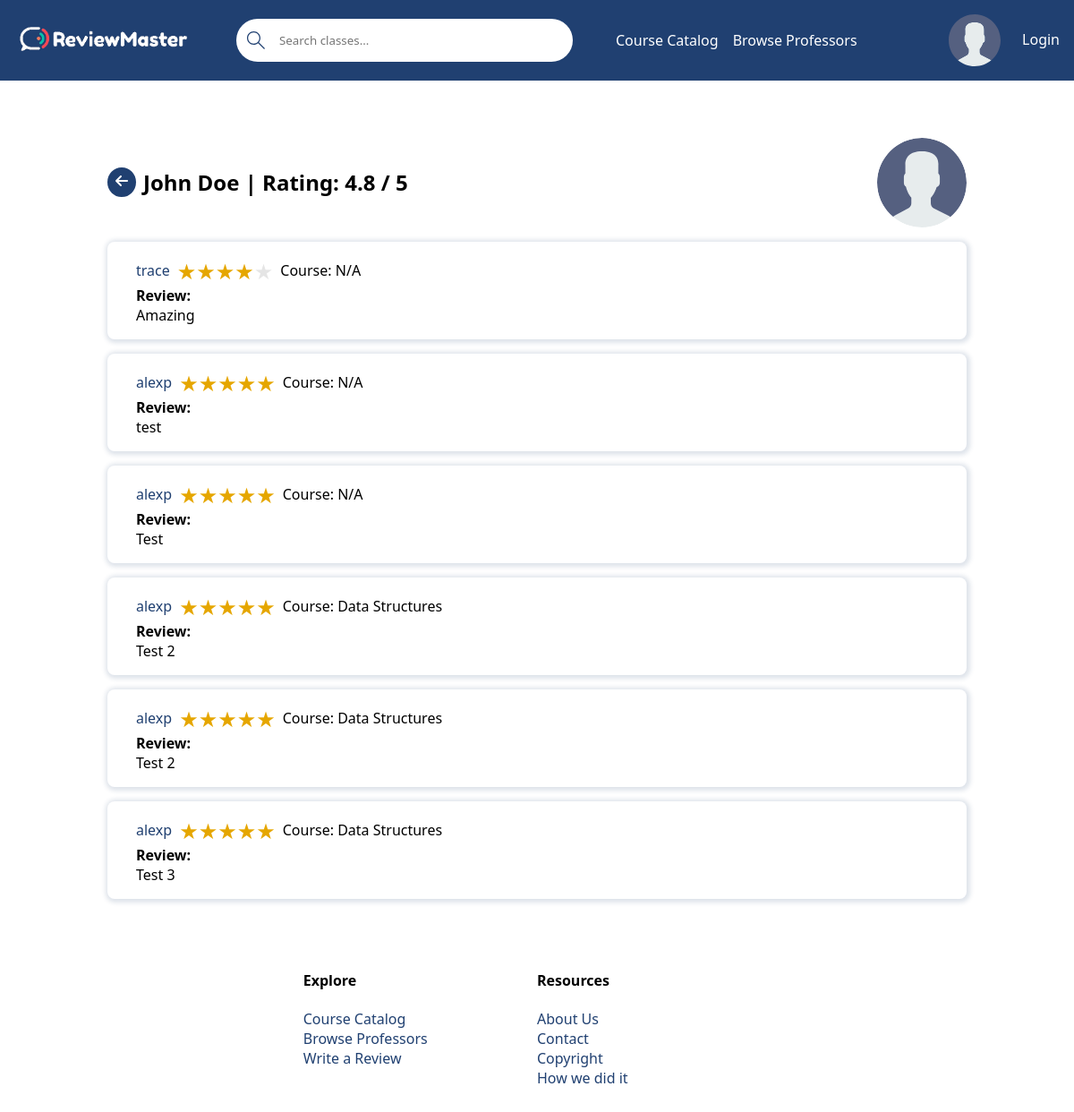
Screenshot of /professor-reviews/John Doe/ with the database file from the repository.
### base/models.py (models this page shows, shortened)
class Professor(models.Model):
    name = models.CharField(max_length=100)  # First & Last Name (John Doe)
    avatar = models.ImageField(null=True, default='avatar.svg')
    def rating(self):
        total = 0
        for review in self.review_set.all():
            total += review.rating
        if total == 0: # If no ratings we return 0
            return 'N/A'
        return f'{round(total / self.review_set.all().count(), 1)} / 5' # Rounds to tens place.

class Review(models.Model):
    professor = models.ForeignKey(Professor, on_delete=models.CASCADE)
    student = models.ForeignKey(User, on_delete=models.CASCADE)
    rating = models.IntegerField()
    course = models.ForeignKey(Course, related_name='course', on_delete=models.SET_NULL, null=True)
    review = models.TextField(null=True, blank=True)

class Course(models.Model):
    name = models.CharField(max_length=200)  # Ex: Software Engineering
    department = models.ForeignKey(Department, null=True,  on_delete=models.SET_NULL)  # NOT SURE IF SET NULL IS GOOD HERE
    number = models.IntegerField(null=False)  # Ex: 3155
    students = models.ManyToManyField(User, related_name='students', blank=True)  # The students who are taking the course
    professor = models.ForeignKey(Professor, related_name='professor', on_delete=models.SET_NULL, null=True)  # The professor who teach the course
    section_number = models.IntegerField() # EX: 100
    credit_hours = models.IntegerField() # EX: 3
    class Meta:
        ordering = ['department', 'number', 'section_number']  # Order by department, number, and section number.

### base/views/views_professor.py (the view)
# urls.py: path('professor-reviews/<str:professor_name>/', professor_reviews, name='professor-reviews'),
def professor_reviews(request, professor_name):
    professors = Professor.objects.filter(name=professor_name)
    professor = professors.first()
    reviews = Review.objects.filter(professor=professor)
    return render(request, 'base/professor_reviews.html', {'professor': professor, 'reviews': reviews})

### base/templates/base/professor_reviews.html (shortened to what this page needs)
{% extends 'main.html' %}
{% block content %}
    <main>
        <div class="review-image">
            <div class="button-title">
                <a href="{{ request.META.HTTP_REFERER }}" class="svg-button">
                </a>
                <h2>{{ professor.name }} | Rating: {{ professor.rating }}</h2>
            </div>
            <img src="{{ professor.avatar.url }}" alt="Profile image" width="100">
        </div>
        {% if reviews.count == 0 %}
            <div>
                <p>No Reviews found...</p>
            </div>
        {% else %}
            {% for review in reviews %}
                <div class="card">
                    <div class="review-title">
                        <a href="{% url 'profile' review.student %}">{{ review.student }}</a>
                        <div class="container-rating">
                            <span class="star-rating star-rating-{{ review.rating|slice:":1" }}"></span>
                        </div>
                        Course: {% if review.course %} {{ review.course.name }} {% else %} N/A {% endif %}
                    </div>
                    <div class="review-content">
                        <strong>Review:</strong>
                        <div>{{ review.review }}</div>
                    </div>
                </div>
            {% endfor %}
        {% endif %}
    </main>
{% endblock content %}

### static/styles/styles.css (style rules this page uses)
:root { --primary-color: #204071; --secondary-color: #2a9d8f; --light-color: #ffffff; --error-color: #ba2d3d; --success-color: #2a9d8f; --dark-gray: #495057; --light-grey: #dee2e6; --star-color: #ffb900; --star-color-hover: gold; --star-color-active: #ea0; }
* { font-family: "Segoe UI", Roboto, Oxygen, Ubuntu, Cantarell, "Open Sans", "Helvetica Neue", sans-serif; margin: 0; padding: 0; box-sizing: border-box; text-rendering: optimizeLegibility; }
main:not(.home) { width: 80%; margin: 4rem auto; }
h2 { margin-top: 0.83em; }
a { color: var(--primary-color); text-decoration: none; }
.button-title { display: flex; align-items: center; gap: 0.5rem; }
.button-title h2 { margin-top: 0; padding: 0.5rem 0; }
.review-image { display: flex; justify-content: space-between; }
.review-image img { border-radius: 100%; width: 100px; height: 100px; }
.review-title { display: flex; align-items: center; gap: 0.5rem; }
.review-content { display: flex; flex-direction: column; }
.svg-button { border-radius: 100%; background-color: var(--primary-color); padding: 0.4rem 0.5rem 0.3rem 0.5rem; }
.svg-button svg { fill: var(--light-color); width: 1rem; height: 1rem; }
.container-rating { font-size: 1.5rem; }
.star-rating::before { content: "★★★★★"; }
.star-rating { display: inline-block; background-clip: text; color: rgba(0, 0, 0, 0.1); }
.star-rating-4 { background-image: linear-gradient( to right, var(--star-color) 0%, var(--star-color) 80%, transparent 80%, transparent 100% ); }
.star-rating-5 { background-image: linear-gradient( to right, var(--star-color) 0%, var(--star-color) 100%, transparent 100%, transparent 100% ); }
.card { padding: 1rem 2rem; margin: 1rem 0; border-radius: 1px solid var(--primary-color); border-radius: 0.5rem; box-shadow: 1px 1px 5px 3px rgba(32, 64, 113, 0.15); }

### rows the page displays
Professor: name "John Doe", rating "4.8 / 5", avatar (placeholder picture)
Review: student "trace", shows "N/A", review "Amazing"
Review: student "alexp", shows "N/A", review "test"
Review: student "alexp", shows "N/A", review "Test"
Review: student "alexp", course.name "Data Structures", review "Test 2"
Review: student "alexp", course.name "Data Structures", review "Test 2"
Review: student "alexp", course.name "Data Structures", review "Test 3"
